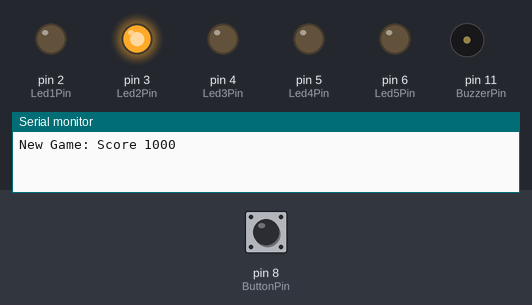
A sketch run on a simulated Arduino Uno, built with avr-gcc and run on an emulated ATmega328P. On the bench: output pins drawn as LEDs (lit = HIGH), buzzer (waves = sounding), the last lines printed to the serial monitor. The inputs (shaded band) are chosen by the test bench; at power-on: pin 8 (ButtonPin) LOW.

Above: at 1.2 s.
1.3 s: pin 8 (ButtonPin) pulled HIGH for 0.15 s
At 2.1 s:
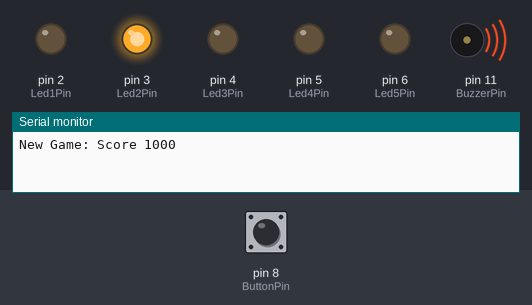
At 6.0 s:
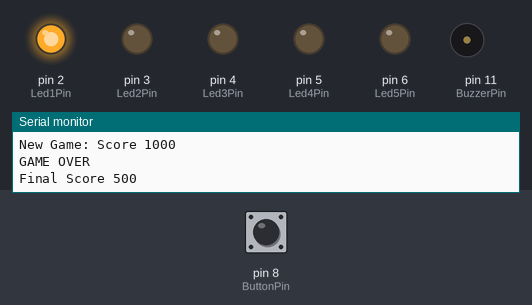
Timing chart, 0 to 12.5 s (numbered marks = the images above; inputs shaded):
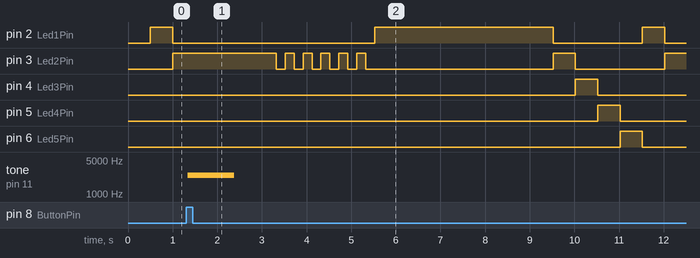

The sketch:

game_with_LED.ino
```cpp
int Led1Pin = 2; //The pin of the first LED.
int Led2Pin = 3; //The pin of the second LED.
int Led3Pin = 4; //etc.
int Led4Pin = 5;
int Led5Pin = 6;

int ButtonPin = 8; //The pin of the button.
int BuzzerPin= 11;
//The state of the button the last time we checked.
boolean old_val = LOW;

//Stores which LED is on.
int LightPosition = 0;

//How much time in between LED light changes.
int pause = 500;
//What time it was when we last moved the light.
long lastMove = millis();

void setup()
{
  pinMode(Led1Pin, OUTPUT);
  pinMode(Led2Pin, OUTPUT);
  pinMode(Led3Pin, OUTPUT);
  pinMode(Led4Pin, OUTPUT);
  pinMode(Led5Pin, OUTPUT);
  pinMode(ButtonPin, INPUT);
  pinMode(BuzzerPin, OUTPUT);
  Serial.begin(9600);

  //Start a new game.
  newGame();
}

void loop()
{
  //Move the light.
  if(millis() - lastMove >= pause)
  {
    lastMove = millis(); //Remember when we switched LED

    LightPosition++; //increment the Light position.
    if(LightPosition >= 6) LightPosition = 1;

    move(LightPosition);//Update the light position.
  }

  //When the player presses the button...
  if(digitalRead(ButtonPin) == HIGH && old_val == LOW)
  {
    //If the pressed it when the light was in the middle, speed up and continue.
    if(LightPosition == 3)
    {
      digitalWrite(Led3Pin, LOW);
      delay(50);
      digitalWrite(Led3Pin, HIGH);
      //Speed up the game.
      if(pause > 400)
      {
        pause -= 125;
      } else if (pause > 250)
      {
        pause -= 100;
      } else if (pause > 150)
      {
        pause -= 50;
      } else if (pause > 10)
      {
        pause -= 20;
      } else if (pause > 1)
      {
        pause -= 1;
      }

      Serial.print("Score: ");
      Serial.println(pause);

    } else //If the pressed it at the wrong time, show their final score and start a new game.
    {
      buzz(11,2500,1000);
      delay(1000);
      //Game over
      Serial.println("GAME OVER");
      Serial.print("Final Score ");
      Serial.println(pause);

      //Blink the Led that the player stopped on.
      for (int x = 0; x <= 10; x++)
      {
        if(digitalRead(LightPosition + 1) == LOW)
        {
          digitalWrite(LightPosition + 1, HIGH);
        }
        else
        {
          digitalWrite(LightPosition + 1, LOW);
        }
        delay(200);
      }

      //Show a LED bar based on how well the player did.
      digitalWrite(Led1Pin,HIGH);
      delay(500);
      if (pause < 400)
      {
        digitalWrite(Led2Pin, HIGH);
        delay(500);
      }
      if (pause < 250)
      {
        digitalWrite(Led3Pin, HIGH);
        delay(500);
      }
      if (pause < 150)
      {
        digitalWrite(Led4Pin, HIGH);
        delay(500);
      }
      if (pause < 10)
      {
        digitalWrite(Led5Pin, HIGH);
        delay(500);
      }
      delay(3000);

      newGame();
    }
  }

  old_val = digitalRead(ButtonPin);

}

//Updates the light's position.
void move(int LightPosition)
{
 //Turn off all LEDs
for (int x = Led1Pin; x <= Led5Pin;x++)
{
  digitalWrite(x, LOW);
}

//Turn on the LED
digitalWrite(LightPosition + 1, HIGH);
}

void newGame()
{
  LightPosition = 0;
  pause = 500;
  Serial.println("New Game: Score 1000");
}

void buzz(int targetPin, long frequency, long length)
{
  long delayValue = 1000000/frequency/2; // calculate the delay value between transitions
  //// 1 second's worth of microseconds, divided by the frequency, then split in half since
  //// there are two phases to each cycle
  long numCycles = frequency * length/ 1000; // calculate the number of cycles for proper timing
  //// multiply frequency, which is really cycles per second, by the number of seconds to
  //// get the total number of cycles to produce
 for (long i=0; i < numCycles; i++){ // for the calculated length of time...
    digitalWrite(targetPin,HIGH); // write the buzzer pin high to push out the diaphram
    delayMicroseconds(delayValue); // wait for the calculated delay value
    digitalWrite(targetPin,LOW); // write the buzzer pin low to pull back the diaphram
    delayMicroseconds(delayValue); // wait againf or the calculated delay value
  }
}
```

Measured:
- after the input at 1.3 s, tone on pin 11 (BuzzerPin): silent → 2446 Hz at once, → silent 1.0 s later
